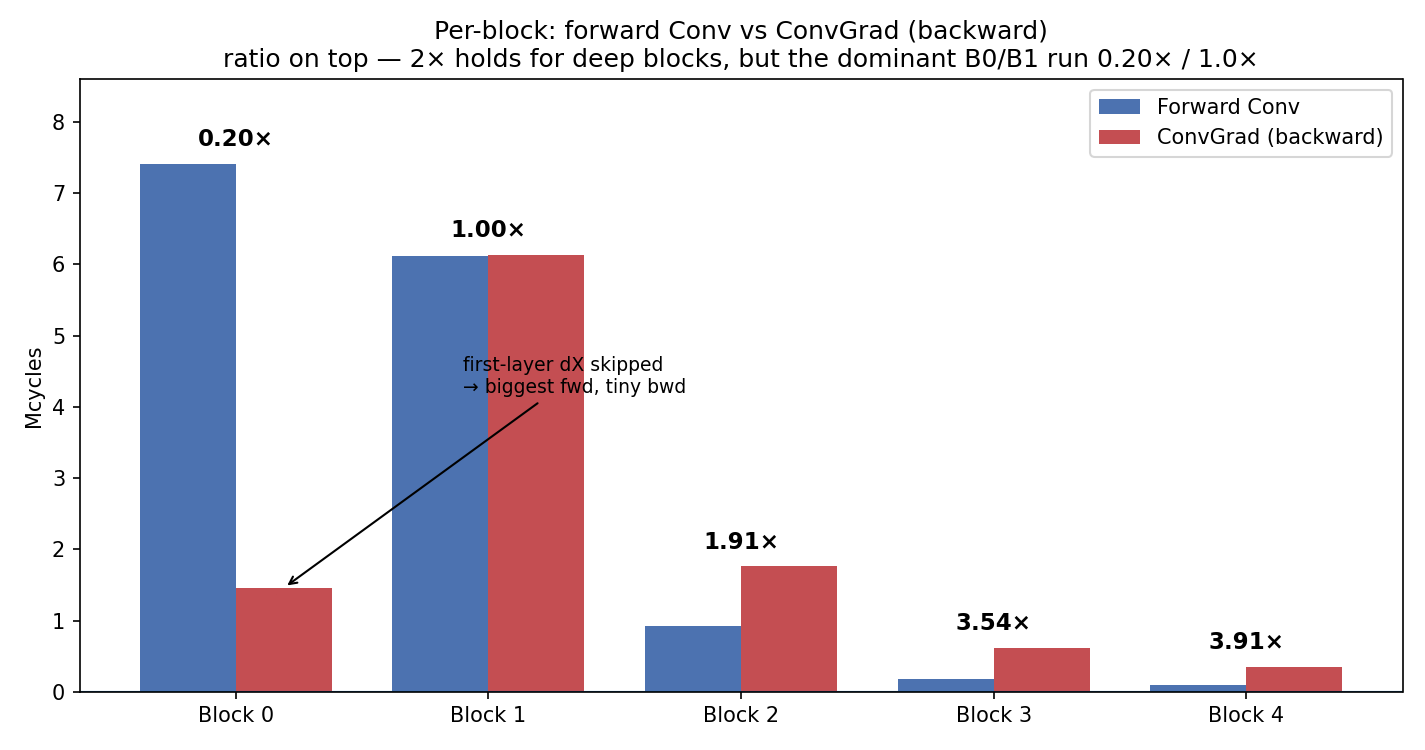

This figure's Python source:
import re, matplotlib
matplotlib.use("Agg"); import matplotlib.pyplot as plt; import numpy as np
from collections import defaultdict
L=open("../logs/profiletiling.log").read().splitlines()
node=defaultdict(lambda:[0,0,0])
rx=re.compile(r'^\[([^\]]+)\]\[[SD]B\]\[\d+ ops\]\[Tile \d+\] (Pre-Kernel|Kernel|Post-Kernel)\s*:\s*(\d+) cycles')
for ln in L:
    m=rx.match(ln)
    if not m: continue
    idx={"Pre-Kernel":0,"Kernel":1,"Post-Kernel":2}[m.group(2)]; node[m.group(1)][idx]+=int(m.group(3))
def blk(t):
    m=re.search(r'blocks_(\d+)_',t); return int(m.group(1)) if m else -1
fwd=defaultdict(int); bwd=defaultdict(int)
for tag,(p,k,po) in node.items():
    if "transpose" in tag.lower(): continue
    b=blk(tag); tot=p+k+po; g=("grad" in tag.lower() or "Grad" in tag)
    if "_Conv_Conv" in tag and not g: fwd[b]+=tot
    if ("ConvGrad" in tag or "GradConv" in tag): bwd[b]+=tot
M=1e6; blocks=list(range(5))
f=[fwd[b]/M for b in blocks]; g=[bwd[b]/M for b in blocks]
x=np.arange(5); w=0.38
fig,ax=plt.subplots(figsize=(9.5,5))
ax.bar(x-w/2,f,w,color="#4C72B0",label="Forward Conv")
ax.bar(x+w/2,g,w,color="#C44E52",label="ConvGrad (backward)")
for i in blocks:
    r=g[i]/f[i] if f[i] else 0
    ax.text(i, max(f[i],g[i])+0.25, f"{r:.2f}×", ha="center", fontsize=11, fontweight="bold")
ax.axhline(0)
notes=["B0: first layer\ndW only (no dX)","B1","B2\n≈2× (textbook)","B3","B4"]
ax.set_xticks(x); ax.set_xticklabels([f"Block {i}" for i in blocks])
ax.set_ylabel("Mcycles"); ax.set_ylim(0,8.6)
ax.set_title("Per-block: forward Conv vs ConvGrad (backward)\nratio on top — 2× holds for deep blocks, but the dominant B0/B1 run 0.20× / 1.0×")
ax.legend(loc="upper right")
ax.annotate("first-layer dX skipped\n→ biggest fwd, tiny bwd", xy=(0.19,1.46),xytext=(0.9,4.2),
            arrowprops=dict(arrowstyle="->"),fontsize=9)
plt.tight_layout(); plt.savefig("lat_fig3_perblock_conv.png",dpi=150); plt.close()
print("fig3 written")
